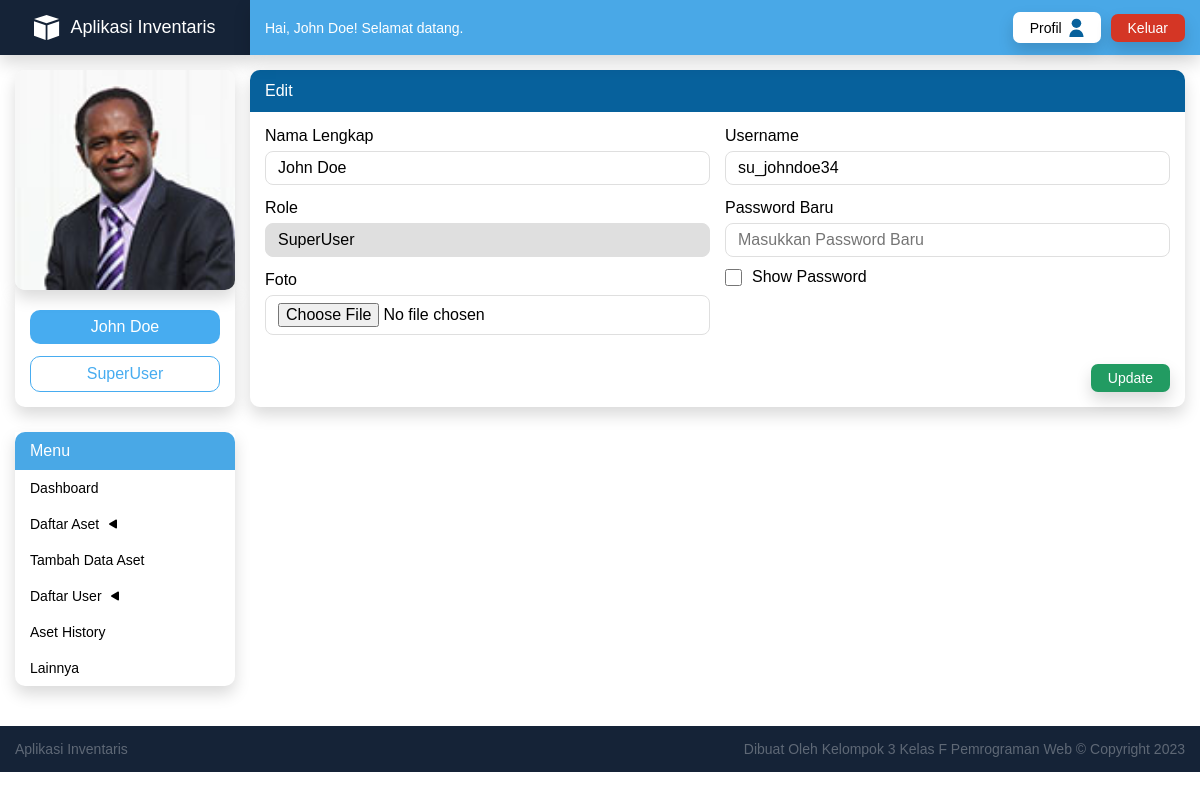
Screenshot of /daftar-user/edit.php?id=2 (signed in) with the database file from the repository.
### tables this page shows
CREATE TABLE `user` (
  `id` int(11) NOT NULL,
  `nama` varchar(40) NOT NULL,
  `role` varchar(25) NOT NULL,
  `username` varchar(35) NOT NULL,
  `password` varchar(100) NOT NULL,
  `foto` varchar(200) DEFAULT NULL,
  `catatan` varchar(500) NOT NULL,
  `created_at` timestamp NULL DEFAULT NULL,
  `updated_at` timestamp NULL DEFAULT NULL
);

### daftar-user/edit.php (the view, shortened to what this page needs)
<?php include("../layout/head.php") ?>
<?php include("../layout/sidebar.php") ?>
<?php include("../layout/navbar.php") ?>
<div class="content">
  <div class="breadcrumb">Edit</div>
  <form action="update.php" method="post" enctype="multipart/form-data">
    <div class="content-inner">
      <div class="row">
        <div class="col">
          <div class="form-group">
            <label>Nama Lengkap</label>
            <input name="nama" placeholder="Masukkan Nama Lengkap User" type="text" value="<?= $user['nama'] ?>" required />
          </div>
          <div class="form-group">
            <label>Role</label>
            <input name="role" type="text" value="<?= $user['role'] ?>" readonly />
          </div>
          <div class="form-group">
            <label>Foto</label>
            <input name="foto" id="file" type="file" />
          </div>
        </div>
        <div class="col">
          <div class="form-group">
            <label>Username</label>
            <input name="username" placeholder="Masukkan Username" type="text" value="<?= $user['username'] ?>" required />
          </div>
          <div class="form-group">
            <label>Password Baru</label>
            <input id="password" name="password" placeholder="Masukkan Password Baru" type="password" />
            <div class="checkbox-group">
              <input type="checkbox" name="show-pw" id="show-pw">
              <label for="show-pw">Show Password</label>
            </div>
          </div>
        </div>
      </div>
    </div>
    <div class="btn-wrapper">
      <button name="update-profil" type="submit" class="btn btn-success">
        Update
      </button>
    </div>
  </form>
</div>
<?php include("../layout/footer.php") ?>

### layout/sidebar.php (shortened to what this page needs)
<section class="sidebar">
  <div class="logo">
    <img src="../assets/svg/logo.svg" alt="Logo" />
    <span class="title">Aplikasi Inventaris</span>
  </div>
  <div class="profile">
    <?php if ($user['foto']) { ?>
      <img class="foto-profil" src="../assets/foto-profile/<?= $user['foto'] ?>" alt="Foto Profil" />
    <?php } else { ?>
      <div class="foto-default">
        <img src="../assets/svg/foto-profil.svg" alt="Foto Profil" />
      </div>
    <?php } ?>
    <div class="detail">
      <div class="name"><?= $user['nama'] ?></div>
      <div class="role"><?= $user['role'] ?></div>
    </div>
  </div>
  <div class="menus">
    <div class="title">Menu</div>
    <ul>
      <a href="../dashboard/">
        <li>Dashboard</li>
      </a>
      <li class="menu-dropdown daftar-aset">
        Daftar Aset
        <img class="icon" src="../assets/svg/caret.svg" alt="Icon Dropdown" />
      </li>
      <?php if ($user['role'] === 'SuperUser' || $user['role'] === 'Administrator') { ?>
        <a href="../tambah-aset/">
          <li>Tambah Data Aset</li>
        </a>
      <?php } ?>
      <?php if ($user['role'] === 'SuperUser') { ?>
        <li class="menu-dropdown daftar-user">
          Daftar User
          <img class="icon" src="../assets/svg/caret.svg" alt="Icon Dropdown" />
        </li>
      <?php } ?>
      <?php if ($user['role'] === 'SuperUser' || $user['role'] === 'Administrator') { ?>
        <a href="../aset-history/">
          <li>Aset History</li>
        </a>
      <?php } ?>
      <li>Lainnya</li>
    </ul>
  </div>
</section>

### layout/navbar.php (shortened to what this page needs)
<section class="content-wrapper">
  <nav class="navbar">
    <div class="left">
      <div class="message">Hai, <?= $user['nama'] ?>! Selamat datang.</div>
    </div>
    <div class="buttons">
      <?php
      if ($_SESSION['role_user'] === 'SuperUser' || $_SESSION['role_user'] === 'Administrator') {
      ?>
        <a href="../profile/">
          <button class="btn btn-profile">
            <div class="flex">
              <span>Profil</span>
              <img src="../assets/svg/profil.svg" alt="Profile" />
            </div>
          </button>
        </a>
      <?php } ?>
      <a href="../auth/logout.php"><button id="logout" class="btn btn-danger">Keluar</button></a>
    </div>
  </nav>

### assets/css/main.css (style rules this page uses)
* { margin: 0; padding: 0; font-family: "Poppins", sans-serif; }
a { text-decoration: none; }
ul { list-style-type: none; }
textarea, input, select { border: 1px solid #dfdfdf; border-radius: 8px; padding: 7px 12px; transition: 0.1s; font-size: 16px; }
textarea:read-only, input:read-only { background-color: #dfdfdf; }
input[type=file] { background: none; }
.btn { padding: 6px 17px 6px 17px; border-radius: 7px; border: none; cursor: pointer; font-size: 14px; box-shadow: 0 0.5rem 1rem rgba(0, 0, 0, 0.15); }
.btn-profile { background-color: #fff; transition: background-color 0.5s; }
.btn-profile .flex { display: flex; align-items: center; justify-content: center; }
.btn-profile .flex span { margin-right: 7px; }
.btn-profile .flex img { width: 15px; height: auto; }
.btn-danger { background-color: #d43625; color: #fff; transition: background-color 0.5s; }
.btn-success { background-color: #229b62; color: #fff; transition: background-color 0.5s; }
.form-group { display: grid; margin-bottom: 14px; }
.form-group label { margin-bottom: 6px; }
.checkbox-group { display: flex; align-items: center; height: 40px; cursor: pointer; }
.checkbox-group input[type=checkbox] { width: 17px; height: 17px; }
.checkbox-group label { margin-bottom: 0; padding-left: 10px; }
.sidebar { grid-area: "sidebar"; }
.sidebar .logo { display: flex; justify-content: center; align-items: center; color: #fff; background-color: #152337; padding: 15px; height: 25px; box-shadow: 0 0.5rem 1rem rgba(0, 0, 0, 0.15); }
.sidebar .logo img { margin-right: 10px; }
.sidebar .logo .title { font-size: 18px; font-weight: 500; }
.sidebar .profile { margin: 15px; background-color: #fff; border-radius: 10px; }
.sidebar .profile .foto-profil { border-radius: 10px; box-shadow: 0 0.5rem 1rem rgba(0, 0, 0, 0.15); width: 100%; height: auto; margin-bottom: -7px; }
.sidebar .profile .detail { box-shadow: 0 0.5rem 1rem rgba(0, 0, 0, 0.15); padding: 23px 15px 15px 15px; border-radius: 0 0 10px 10px; text-align: center; }
.sidebar .profile .name { background-color: #47acf0; padding: 8px; border-radius: 10px; color: #fff; margin-bottom: 12px; }
.sidebar .profile .role { border: 1px solid #47acf0; color: #47acf0; border-radius: 10px; padding: 8px; }
.sidebar .menus { margin: 25px 15px; box-shadow: 0 0.5rem 1rem rgba(0, 0, 0, 0.15); border-radius: 0 0 10px 10px; }
.sidebar .menus ul li { padding: 10px 15px 10px; cursor: pointer; color: #000; transition: color 0.2s; font-size: 14px; }
.sidebar .menus .title { padding: 10px 15px 10px 15px; background-color: #49a8e6; color: #fff; border-radius: 10px 10px 0 0; }
.sidebar .menus .menu-dropdown .icon { margin-left: 6px; transform: rotate(0deg); transition: transform 0.3s; }
.content-wrapper { grid-area: "content-wrapper"; }
.content-wrapper .navbar { background-color: #49a8e7; padding: 15px; height: 25px; display: flex; align-items: center; justify-content: space-between; font-size: 14px; box-shadow: 0 0.5rem 1rem rgba(0, 0, 0, 0.15); position: relative; }
.content-wrapper .navbar .left { display: flex; }
.content-wrapper .navbar .left .message { color: #fff; display: block; }
.content-wrapper .navbar .buttons .btn-profile { margin-right: 6px; }
.content-wrapper .content { display: grid; margin: 15px 15px 15px 0; border-radius: 10px; box-shadow: 0 0.5rem 1rem rgba(0, 0, 0, 0.15); padding-bottom: 15px; }
.content-wrapper .content .content-inner { padding: 15px; overflow-x: auto; }
.content-wrapper .content .content-inner .row { display: grid; grid-template-columns: repeat(auto-fit, minmax(200px, 1fr)); gap: 15px; }
.content-wrapper .content .btn-wrapper { display: flex; justify-content: right; padding-right: 15px; }
.content-wrapper .content .breadcrumb { background-color: #07619c; color: #fff; padding: 12px 15px 12px 15px; border-radius: 10px 10px 0 0; font-size: 16px; }

### rows the page displays
user: foto (picture), nama "John Doe", role "SuperUser", username "su_johndoe34"
